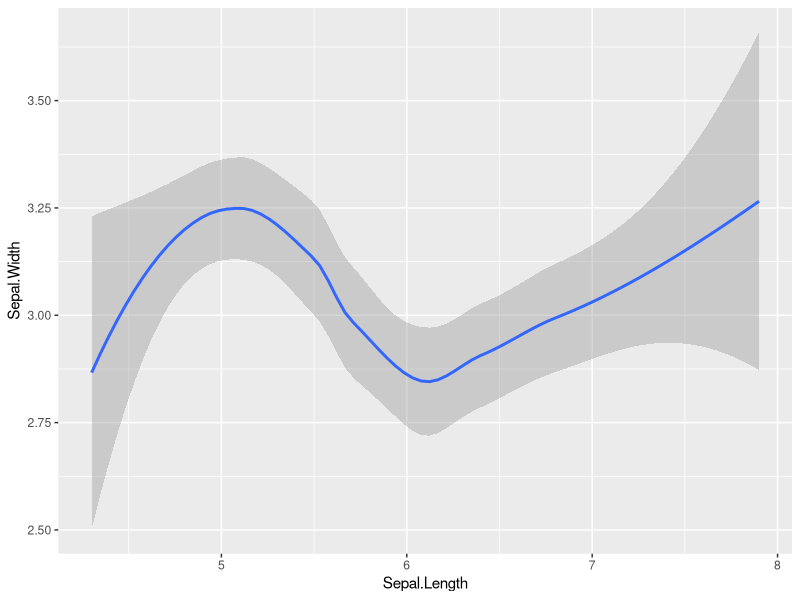
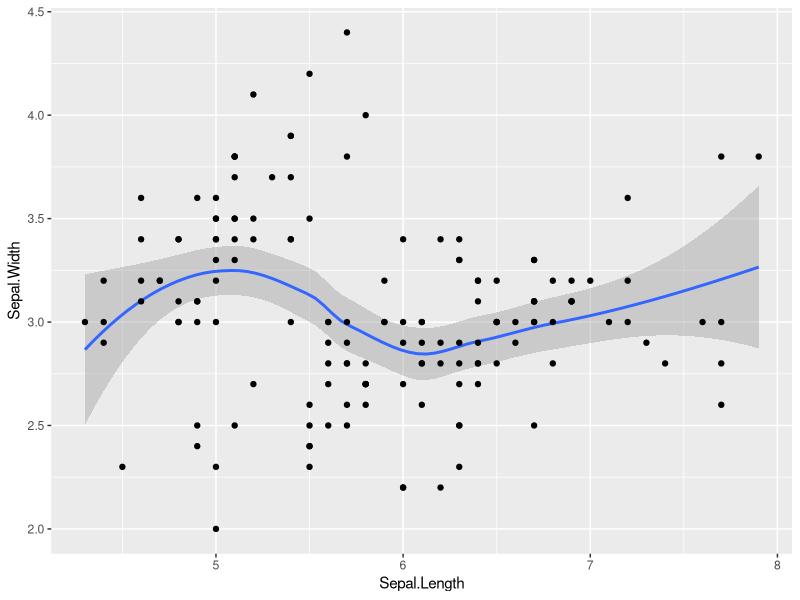
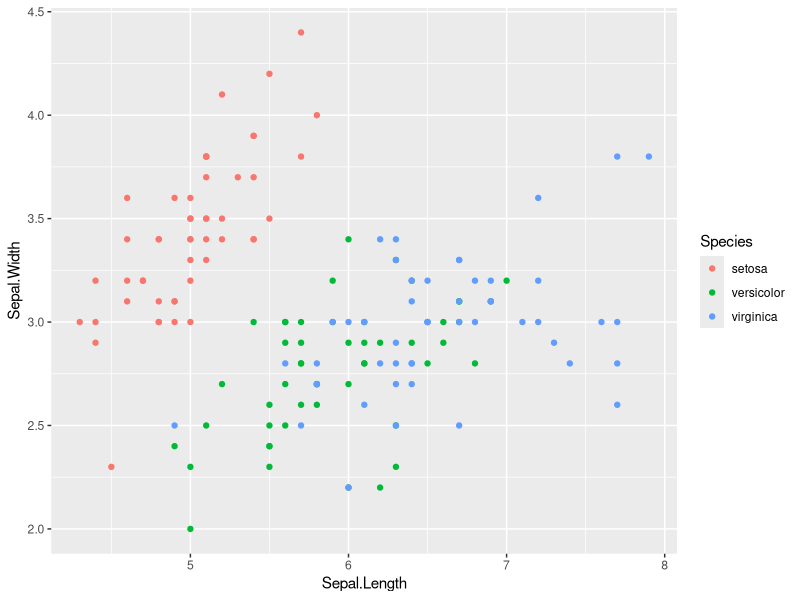
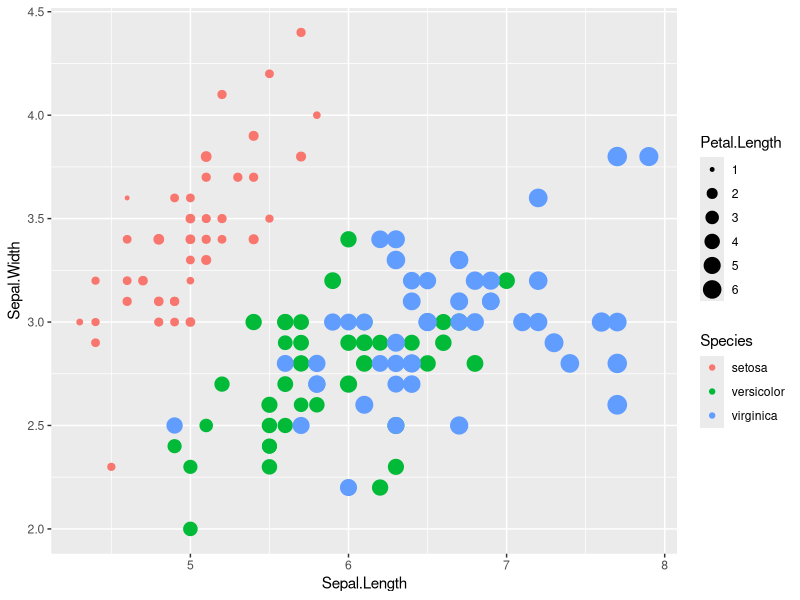
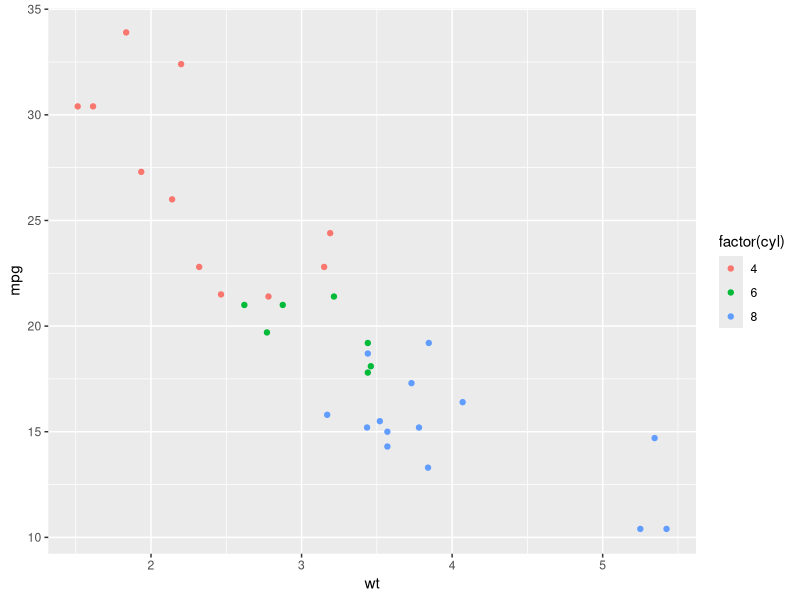
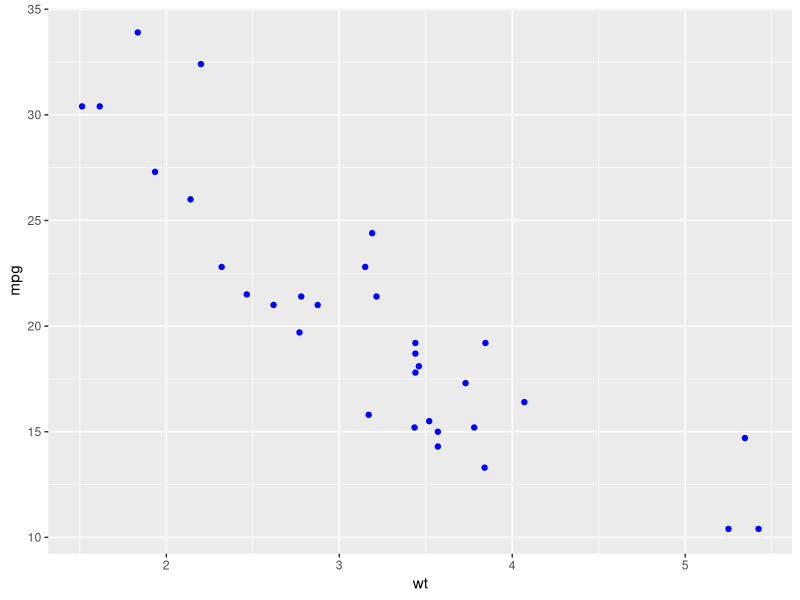
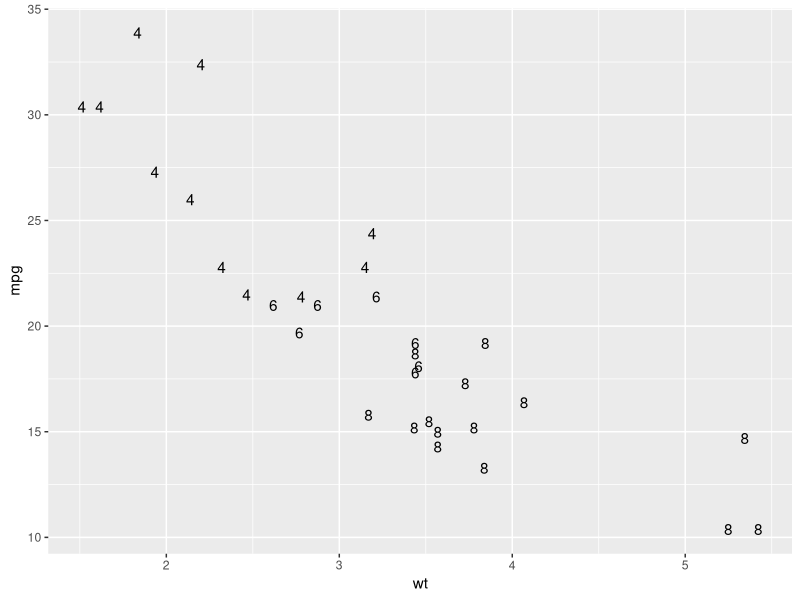
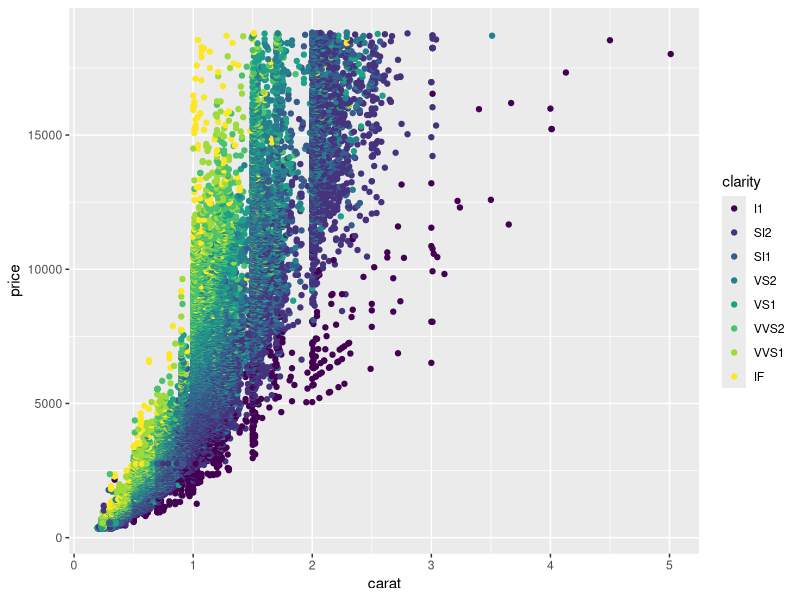

Source code (R) for these figures, in order:
##------- ggplot Assignment -------------------



# Part 1: ggplot objects 

# Q1.1 - Create an object using the iris data set where the x axis represents the Sepal.Length and
# y axis represents the Sepal.Width. 
# Store it as an object named sepal_plot

library(ggplot2)
iris <- iris
sepal_plot <- ggplot(iris,aes(x = Sepal.Length, y = Sepal.Width))  

# Q1.2 - Add a geom_smooth() layer to the sepal_plot object to plot a smoothened plot.
# Complete the following code.

sepal_plot + geom_smooth()



# Q1.3 - To  the smoothened plot, add a layer of points. 
# Complete the following code.

sepal_plot + geom_smooth() + geom_point() 
  

#Q1.4 - Create a new ggplot object sepal_plot1 so that color represents the Species.
# Create a point (scatter) plot using the new ggplot object. (Do not plot the geom_smooth() layer)
  
sepal_plot1 <- ggplot(iris,aes(x = Sepal.Length, y = Sepal.Width, col = Species)) 
sepal_plot1 + geom_point()

  

#Q1.5 - Create another new ggplot object to add the size attribute so that 
# it represents the Petal.Length variable. Create a scatter plot again.
# Let color represent the Species.

sepal_plot2 <- ggplot(iris,aes(x = Sepal.Length, y = Sepal.Width, col = Species, size = Petal.Length))  
sepal_plot2 + geom_point()

# --------------------------------------------------------

# Part 2: Aesthetics and Geometries

#Q2.1  - Use the mtcars data set to make a scatter plot such that the x axis represents the weight, 
# the y axis represents the mpg variable and the three cylinder values are mapped to three colours.

ggplot(mtcars,aes(x = wt,y = mpg,col = factor(cyl))) + geom_point()



# Q2.2 - In the above command, assign the color "blue" to col inside the geom layer.
# Do not change the aesthetic layer from the previous plot.

ggplot(mtcars,aes(x = wt,y = mpg,col = factor(cyl))) + geom_point(col = "blue")


#Q2.3 - Complete the command to map the cyl (cylinder) variable to the label attribute.
# Plot wt and mpg on x and y axes respectively.The output should be a plot where each label 
# represents the cyl value. 

ggplot(mtcars,aes(x = wt,y = mpg,label = cyl)) + geom_text(aes(label = cyl))

# ----------------------------------------------------------------

# Part 3: Points and Jitter


#Q3.1 - Use the diamond data set to plot a scatter plot representing carat on the x-axis,
# price on the y-axis and the clarity mapped to the color attribute.

ggplot(diamonds,aes(x = carat,y = price,col = clarity)) + geom_point()

#Q3.2 - In the previous command, assign the transparency parameter alpha = 0.5

ggplot(diamonds,aes(x = carat,y = price,col = clarity)) + geom_point(alpha = 0.5)

#Q3.3 - Create a scatter plot with the alpha parameter as 0.5, price variable represented by the color attribute,
# and the x and y axes representing the clarity and carat variables respectively.

ggplot(diamonds,aes(x = clarity,y = carat,col = price)) + geom_point(alpha = 0.5)
  
#Q3.4 - Do you see overlapping points in the previous plot? 
# Make a plot where the points are spread and reduce the overlap. 
jitter_pos <- position_jitter(width = 0.7)
ggplot(diamonds,aes(x = clarity,y = carat,col = price)) + geom_jitter(position = jitter_pos)

# ---------------------------------------------------------------

# Part 4:Histograms

#Q4.1 - Using the mtcars data, plot a histogram using binwidth = 1 and the variable mpg on the x axis.
ggplot(mtcars,aes(x = mpg)) + geom_histogram(binwidth = 1)

#Q4.2 - In the previous histogram, also display the am values using two colors.

ggplot(mtcars,aes(x = mpg,fill = factor(am))) + geom_histogram(binwidth = 1)

#Q4.3 - Using the previous command, add the position attribute to get a dodge chart.
# Use position = "dodge"
ggplot(mtcars,aes(x = mpg,fill = factor(am))) + geom_histogram(binwidth = 1, position = "dodge")


#Q4.4 - Change the histogram plotted above so that the bars occupy the entire length 
# of the y axis and the color represents fraction of am values

ggplot(mtcars,aes(x = mpg,fill = factor(am))) + geom_histogram(binwidth = 1, position = "fill")

# ---------------------------------------------------------------


# Part 5: Plotting multiple facets on one screen

#Q5.1 - For mtcars data frame, plot a histogram of mpg so that cylinders are represented by 3 colours

ggplot(mtcars,aes(x = mpg,fill = factor(cyl))) + geom_histogram(binwidth = 1)

#Q5.2 - In mtcars, the variable 'gear' represents the number of gears for each car. 
# How many unique values of gear are present in mtcars? 
# Use the unique() function to find out.

length(unique(mtcars$gear))

# Paragraph on facet wraps
# If you want to plot separate histograms for each value of gear on the same screen, 
# you can use another layer of ggplot - facet_wrap. It plots multiple plots in separate windows
# in a grid so that you can view them all at once.
# Like geom layers, this layer can be added to a plot using a + sign.
# Type ?facet_wrap to read the documentation



#Q5.3 - Add a facet_wrap layer to the histogram plotted in Q5.1 to plot separate histograms
# for each value of gear. Use binwidth = 2.

ggplot(mtcars,aes(x = mpg,fill = factor(cyl))) + geom_histogram(binwidth = 2) + facet_wrap(~gear)

#Q5.4 - Let us plot histograms of the diamonds data frame. The variable 'cut' 
# represents the quality of cutting of the diamonds. Using facet_wrap, plot histograms of 
# the 'price' variable so that each facet displays one type of cut.
# Use binwidth = 100.
# Observe that it is now very easy to compare the price distributions of different cuts.

ggplot(diamonds,aes(x = price)) + geom_histogram(binwidth = 100) + facet_wrap(~cut)

#Q5.5 - For diamonds, plot 5 scatter plots corresponding to 5 values of 'cut'
# using facet_wrap. Plot 'carat' on x axis, 'price' on y axis and map color to 'table'. 

ggplot(diamonds,aes(x = carat,y = price, col = table)) + geom_point(alpha = 0.5) + facet_wrap(~cut)

#---------------------------------------------------------------------




